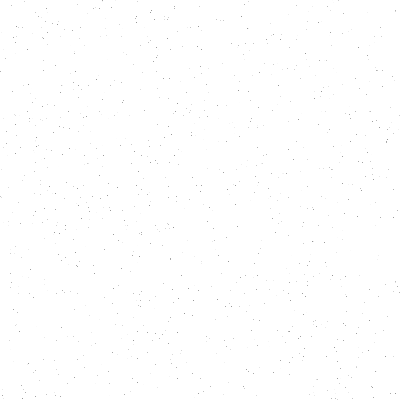
Frame 1 (no input)
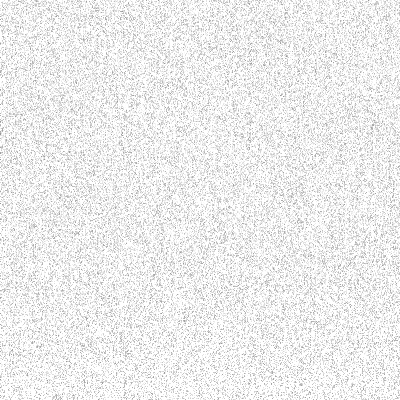
Frame 60 (the mouse pressed at the canvas centre just before this capture)
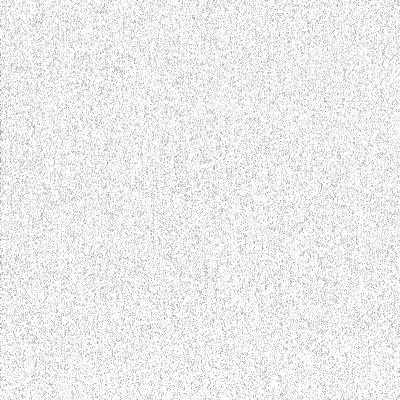
Frame 120 (the mouse held since frame 60 and released just before this capture)

The Processing sketch that drew these frames (run headless with seeded random() and noise(); from frame 60 on, the mouse is pressed at the canvas centre):

// Processing sketch: gass
// ── gass.pde
class Box {
  float x;
  float y;
  float s;
  color c;
  float cnt;
  Box(float x, float y, float s) {
    this.x = x;
    this.y = y;
    this.s = s;
    this.c = color(255);
    this.cnt = 255;
  }
}


final int s = 1;
final int hopp = 1;
final int TAINT_PR_IT = 1000;

ArrayList<Box> boxes;
ArrayList<Box> tainted;
ArrayList<Box> stack;
ArrayList<Box> clean;

void setup() {
  //size(800, 800);
  size(400, 400);
  //frameRate(10);
  noStroke();
  boxes = new ArrayList<>();
  tainted = new ArrayList<>();
  stack = new ArrayList<>();
  clean = new ArrayList<>();

  for (int i = 0; i < width; i += s) {
    for (int j = 0; j < height; j += s) {
      Box b = new Box(i, j, s);
      boxes.add(b);
      clean.add(b);
    }
  }
}

void draw() {
  clear();

  for (int i = 0; i < min(clean.size(), TAINT_PR_IT); i++) {
    int idx = int(random(clean.size()));
    Box br;
    try {
      br = clean.get(idx);
    }
    catch (IndexOutOfBoundsException e) {
      br = null;
    }
    if (br != null) {

      tainted.add(br);
      clean.remove(idx);

      br.c = color(0);
      br.cnt = random(150, 255);
    }
  }
  for (Box b : boxes) {
    fill(color(b.cnt));
    rect(b.x, b.y, b.s, b.s);
  }
  stack.clear();
  for (int i = 0; i < tainted.size(); i++) {
    Box t = tainted.get(i);

    t.cnt += hopp;

    if (i % 2 == 0) {
      t.y = max(0, t.y - random(10));
      /*
      if (int(random(1)) == 0) {
       t.y = max(0, t.y - 1);
       } else {
       t.y = max(0, t.y - random(5));
       }
       */
    }/* else {
     if (int(random(1)) == 0) {
     t.y = max(0, t.y + 2);
     } else {
     t.y = max(0, t.y - 2);
     }
     }
     */
    if (t.x <= 0) {
      t.x = random(width);
    }
    if (t.y <= 0) {
      t.y = height;
    }

    if (t.cnt > 255) {
      t.c = color(255);
      t.cnt = 255;
      //tainted.remove(i);
      clean.add(t);
    } else {
      stack.add(t);
    }
  }
  tainted.clear();
  for (Box st : stack) {
    tainted.add(st);
  }
}
